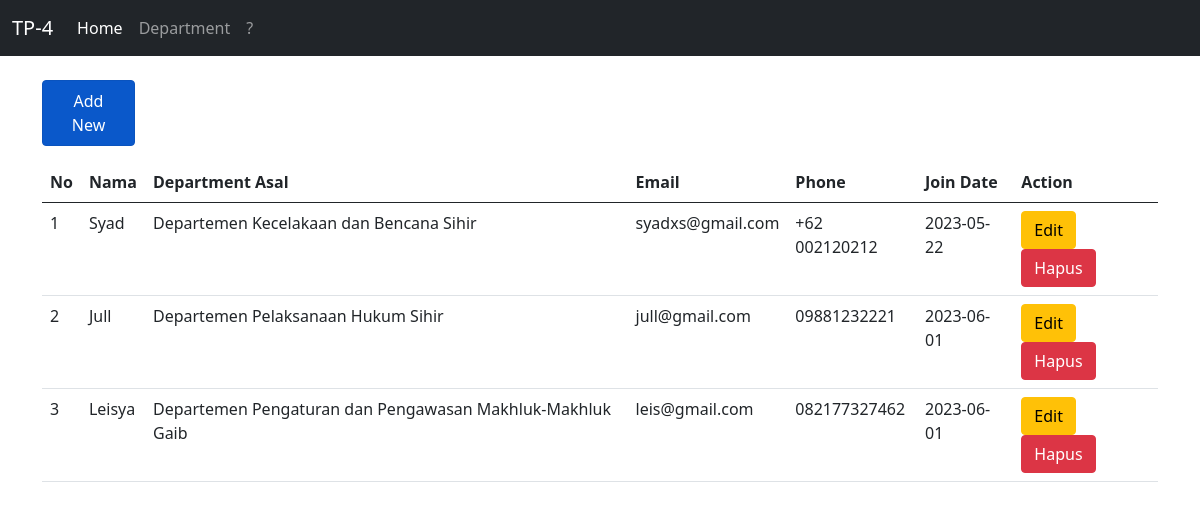
The app's page /source_code/index.php with its own data.
### tables this page shows
CREATE TABLE `members` (
  `member_id` int(11) NOT NULL,
  `name` varchar(255) NOT NULL,
  `email` varchar(255) NOT NULL,
  `department_id` int(11) NOT NULL,
  `phone` varchar(255) NOT NULL,
  `join_date` date NOT NULL DEFAULT current_timestamp()
);

CREATE TABLE `department` (
  `department_id` int(11) NOT NULL,
  `department_name` varchar(255) NOT NULL
);

### source_code/App/controllers/MembersController.controller.php (called while the page is built, shortened)
<?php
  include_once("resources/views/Member/Members.view.php");
  class MembersController {
    private $member;
    function __construct(){
      $this->member = new Members(Conf::$db_host, Conf::$db_user, Conf::$db_pass, Conf::$db_name);
    }
    public function index() {
      $this->member->open();
      $this->member->getMemberJoin();
      $data = array(
        'members' => array(),
      );
      while($row = $this->member->getResult()){
        array_push($data['members'], $row);
      }
      $view = new MemberView();
      $view->render($data);
    }
  }
?>

### source_code/App/models/DB.model.php (called while the page is built, shortened)
<?php
class DB {
  private $hostname;
  private $username;
  private $password;
  private $dbname;
  private $conn;
  function __construct($hostname, $username, $password, $dbname) {
      $this->hostname = $hostname;
      $this->username = $username;
      $this->password = $password;
      $this->dbname = $dbname;
  }
  function open() {
    $this->conn = mysqli_connect($this->hostname, $this->username, $this->password, $this->dbname);
  }
  function execute($query) {
    $this->result = mysqli_query($this->conn, $query);
  }
}

### source_code/App/models/Members.model.php (called while the page is built, shortened)
<?php
class Members extends DB {
    function getMemberJoin(){
      $query = "SELECT * FROM members JOIN department ON members.department_id=department.department_id ORDER BY members.member_id";
      return $this->execute($query);
    }
}
?>

### source_code/resources/views/Member/Members.view.php (the view, shortened to what this page needs)
<?php
  class MemberView {
    public function render($data){
      $count = 1;
      $dataMember = null;
      foreach($data['members'] as $val){
        $dataMember .= "<tr>
                <td>" . $count . "</td>
                <td>" . $val['name'] . "</td>
                <td>" . $val['department_name'] . "</td>
                <td>" . $val['email'] . "</td>
                <td>" . $val['phone'] . "</td>
                <td>" . $val['join_date'] . "</td>"
                ;
        $dataMember .= "
            <td>
              <a href='create.php?id_edit=" . $val['member_id'] .  "' class='btn btn-warning' '>Edit</a>
              <a href='index.php?id_hapus=" . $val['member_id'] . "' class='btn btn-danger' '>Hapus</a>
            </td>";
        $dataMember .= "</tr>";
        $count = $count + 1;
      }
      $dataMemberHeader = "<tr>
                <th> No </th>
                <th> Nama </th>
                <th> Department Asal </th>
                <th> Email </th>
                <th> Phone </th>
                <th> Join Date </th>
                <th> Action </th>
              </tr>";
    }
  }
?>

### source_code/index.php
<?php
include_once("App/models/Template.model.php");
include_once("App/models/DB.model.php");
include_once("App/controllers/MembersController.controller.php");
$member = new MembersController();
if (isset($_POST['add'])) {
  $member->add($_POST);
} else if (!empty($_GET['id_hapus'])) {
  $id = $_GET['id_hapus'];
  $member->destroy($id);
} else{
  $member->index();
}

### source_code/App/models/Template.model.php (shortened to what this page needs)
<?php
class Template {
  var $content = '';
  function __construct($filename='') {
    $this->content = implode('', @file($filename));
  }
  function clear() {
    $this->content = preg_replace("/DATA_[A-Z|_|0-9]+/", "", $this->content);
  }
  function write(){
    print $this->content;
  }
  function replace($old = '', $new = '') {
    if (is_int($new)) {
      $value = sprintf("%d", $new);
    }
    elseif (is_float($new)) {
      $value = sprintf("%f", $new);
    }
    elseif (is_array($new)) {
      $value = '';
      foreach ($new as $item) {
          $value .= $item. ' ';
      }
    }
    else {
      $value = $new;
    }
    $this->content = preg_replace("/$old/", $value, $this->content);
  }
}
?>

### records on screen
members: name "Syad", department.department_name "Departemen Kecelakaan dan Bencana Sihir", email "syadxs@gmail.com", phone "+62 002120212", join_date "2023-05-22"
members: name "Jull", department.department_name "Departemen Pelaksanaan Hukum Sihir", email "jull@gmail.com", phone "09881232221", join_date "2023-06-01"
members: name "Leisya", department.department_name "Departemen Pengaturan dan Pengawasan Makhluk-Makhluk Gaib", email "leis@gmail.com", phone "082177327462", join_date "2023-06-01"

### other values on screen
$this->content "TP-4 Home Department ? Add New"
